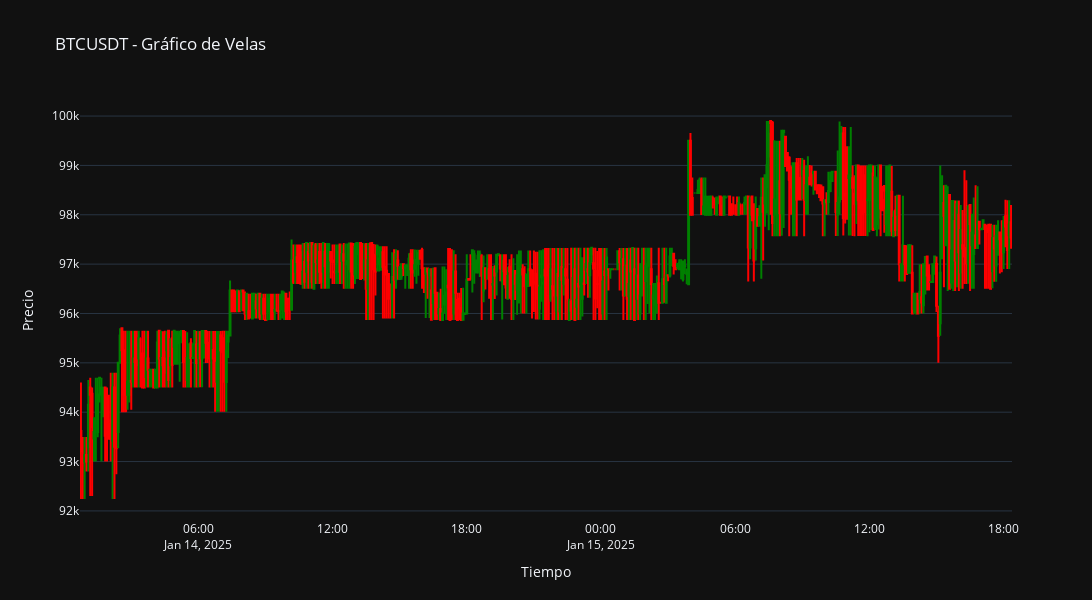

Notebook source saved alongside this figure:
### Code cell
import pandas as pd
import plotly.graph_objects as go

def plot_chart(btc_historical, chart_type="line"):
    # Asegúrate de que los valores de tiempo están en milisegundos
    btc_historical_corrected = [
        [kline[0], *kline[1:6], kline[6], *kline[7:]] for kline in btc_historical
    ]

    # Convierte datos a DataFrame
    df = pd.DataFrame(
        btc_historical_corrected,
        columns=["Open Time", "Open", "High", "Low", "Close", "Volume", "Close Time", "Quote Asset Volume", "Number of Trades", "Taker Buy Base Volume", "Taker Buy Quote Volume", "Ignore"]
    )

    # Convertir el tiempo a formato datetime
    df["Open Time"] = pd.to_datetime(df["Open Time"], unit="ms")
    df["Open"] = df["Open"].astype(float)
    df["High"] = df["High"].astype(float)
    df["Low"] = df["Low"].astype(float)
    df["Close"] = df["Close"].astype(float)

    # Verifica los primeros registros
    print(df.head())

    if chart_type == "line":
        # Gráfico de líneas con plotly
        fig = go.Figure()
        fig.add_trace(go.Scatter(x=df["Open Time"], y=df["Close"], mode='lines', name='Precio de cierre'))

        fig.update_layout(
            title="BTCUSDT - Precios de cierre",
            xaxis_title="Tiempo",
            yaxis_title="Precio",
            xaxis_rangeslider_visible=False,  # Desactivar el slider de rango
            dragmode='zoom',  # Habilitar desplazamiento y zoom con el mouse
            hovermode='x unified',  # Mostrar todos los valores en un punto a la vez
            template="plotly_dark",  # Estilo oscuro opcional
            width=1200,  # Ajustar el ancho del gráfico
            height=600,  # Ajustar el alto del gráfico
            autosize=True,  # Hacer el gráfico más adaptable
            xaxis=dict(
                rangeslider=dict(visible=False),  # No mostrar el slider
                showgrid=False  # Opcional, para un fondo más limpio
            ),
            yaxis=dict(showgrid=True)  # Mostrar cuadrícula para los valores del eje Y
        )
        fig.show()

    elif chart_type == "candle":
        # Gráfico de velas con plotly
        fig = go.Figure(data=[go.Candlestick(
            x=df["Open Time"],
            open=df["Open"],
            high=df["High"],
            low=df["Low"],
            close=df["Close"],
            increasing_line_color="green", 
            decreasing_line_color="red"
        )])

        fig.update_layout(
            title="BTCUSDT - Gráfico de Velas",
            xaxis_title="Tiempo",
            yaxis_title="Precio",
            xaxis_rangeslider_visible=False,  # Desactivar el slider de rango
            dragmode='zoom',  # Habilitar desplazamiento y zoom
            hovermode='x unified',  # Mostrar todos los valores en un punto a la vez
            template="plotly_dark",  # Estilo oscuro opcional
            width=1200,  # Ajustar el ancho del gráfico
            height=600,  # Ajustar el alto del gráfico
            autosize=True,  # Hacer el gráfico más adaptable
            xaxis=dict(
                rangeslider=dict(visible=False),  # No mostrar el slider
                showgrid=False  # Opcional, para un fondo más limpio
            ),
            yaxis=dict(showgrid=True)  # Mostrar cuadrícula para los valores del eje Y
        )
        fig.show()

    else:
        raise ValueError("chart_type debe ser 'line' o 'candle'.")

# Llamar la función para probar
plot_chart(btc_historical, chart_type="candle")

### Figure 1 — Plotly figure (JSON) as saved in the notebook; plotly's stock layout.template omitted (floating-point values rounded to 4 significant figures; data arrays with more than 128 entries replaced by an {"elided": "..."} marker saying what was removed)
{"data": [{"close": {"elided": "500 float values"}, "decreasing": {"line": {"color": "red"}}, "high": {"elided": "500 float values"}, "increasing": {"line": {"color": "green"}}, "low": {"elided": "500 float values"}, "open": {"elided": "500 float values"}, "type": "candlestick", "x": {"elided": "500 str values"}}], "layout": {"autosize": true, "dragmode": "zoom", "height": 600, "hovermode": "x unified", "title": {"text": "BTCUSDT - Gráfico de Velas"}, "width": 1200, "xaxis": {"rangeslider": {"visible": false}, "showgrid": false, "title": {"text": "Tiempo"}}, "yaxis": {"showgrid": true, "title": {"text": "Precio"}}}}
